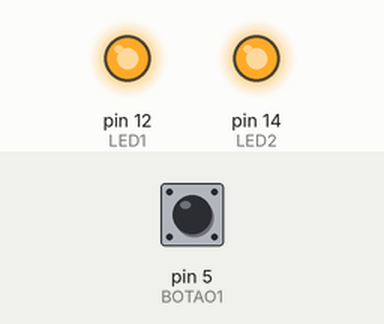
Recording of a sketch running on a simulated Arduino Uno, built with avr-gcc and run on an emulated ATmega328P. Shown: output pins drawn as LEDs (lit = HIGH). Dashed ring = blinking. Inputs (shaded band) come from the test bench; at power-on: pin 5 (BOTAO1) HIGH.

Above: at 1.2 s.
1.3 s: pin 5 (BOTAO1) pulled LOW for 0.15 s
At 1.7 s:
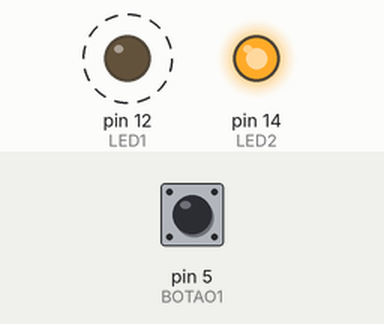
At 2.2 s:
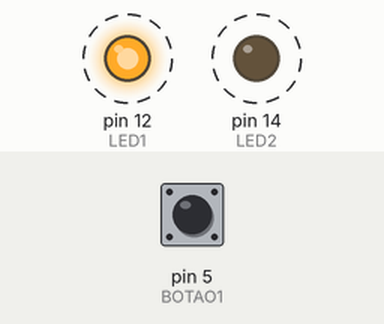
Timing chart, 0 to 10.3 s (numbered marks = the images above; inputs shaded):
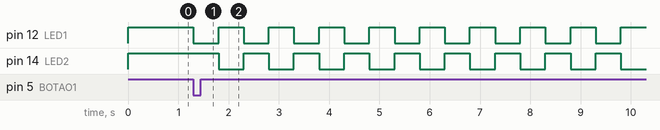

The sketch:

Exercicio_4.ino
```cpp
// Nome: Mauricio Rosalino Junior
// Exercicio 4:

#define LED1 12
#define LED2 14
#define LED_LIGADO 0
#define LED_DESLIGADO 1
#define BOTAO1 5
#define BOTAO2 4
#define BOTAO_LIGADO 0
#define BOTAO_DESLIGADO 1
#define INTERVALO 500
int B = 0;

void inicializa_hardware(){
  pinMode(LED1, OUTPUT);
  pinMode(LED2, OUTPUT);
  digitalWrite(LED1, LED_DESLIGADO);
  digitalWrite(LED2, LED_DESLIGADO);
  pinMode(BOTAO1, INPUT_PULLUP);
  pinMode(BOTAO2, INPUT_PULLUP);
  }
void inicializa_interrupcoes(){
    attachInterrupt(digitalPinToInterrupt(BOTAO2), mudar_led_int, FALLING);                                }
void setup(){
    inicializa_hardware();
    inicializa_interrupcoes();
    }
    void mudar_led_int(){
    B = 0;}
    void loop(){
    if(digitalRead(BOTAO1) == BOTAO_LIGADO && B == 0){
    B = 1;}
    if(B == 1){
    digitalWrite(LED1, LED_LIGADO);
    digitalWrite(LED2, LED_DESLIGADO);
    delay(INTERVALO);
    digitalWrite(LED2, LED_LIGADO);
    digitalWrite(LED1, LED_DESLIGADO);
    delay(INTERVALO);
    }else{
    digitalWrite(LED1, LED_DESLIGADO);
    digitalWrite(LED2, LED_DESLIGADO);
         }
}
```

Measured:
- after the input at 1.3 s, pin 12 (LED1): alternates HIGH for 0.50 s and LOW for 0.50 s, starting at once; pin 14 (LED2): alternates HIGH for 0.50 s and LOW for 0.50 s, starting after 0.50 s
